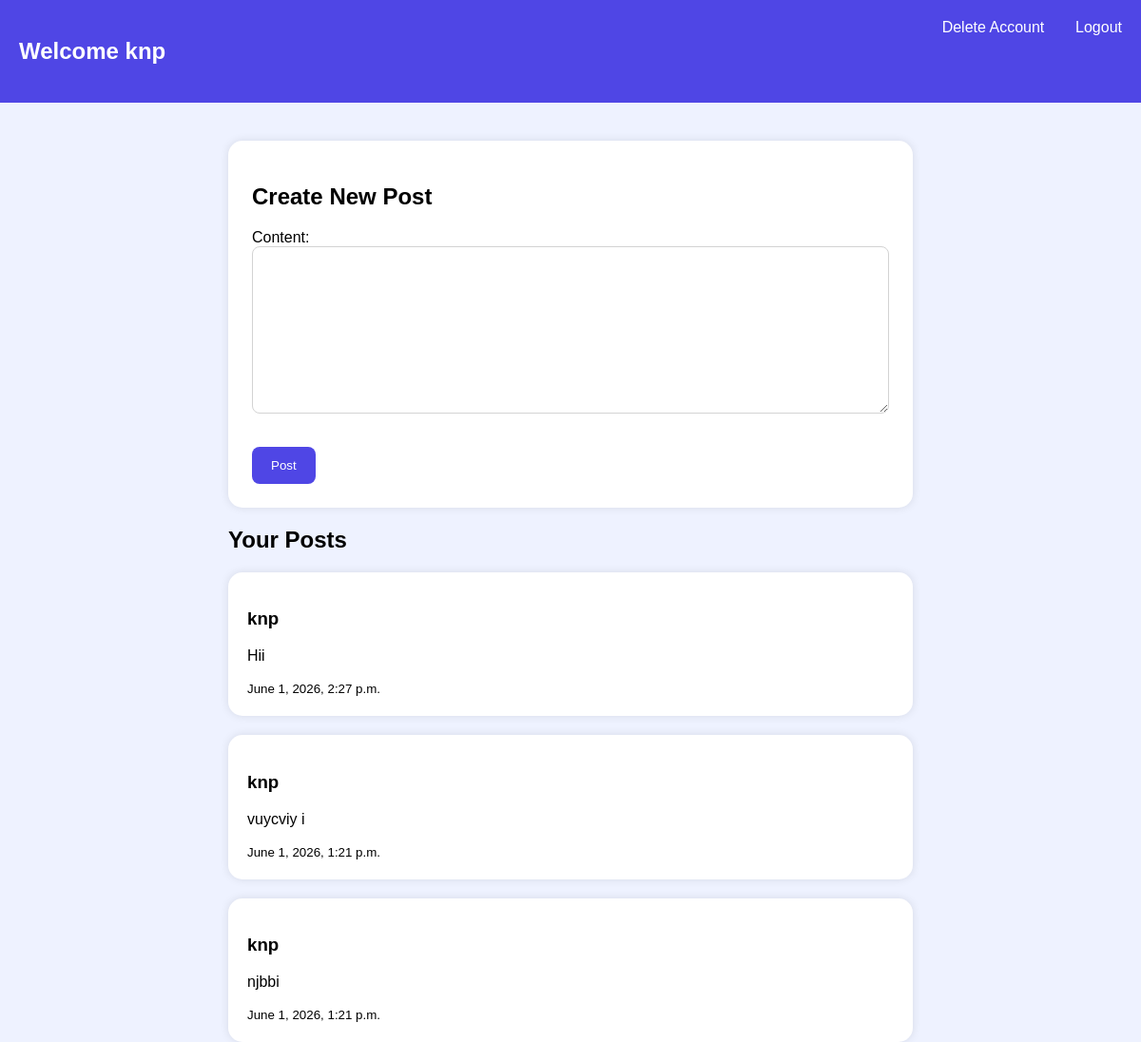
The app's page / (signed in) with its own data.
### socialapp/models.py (models this page shows, shortened)
class Post(models.Model):
    user = models.ForeignKey(User,on_delete=models.CASCADE)
    content = models.TextField()
    created_at = models.DateTimeField(auto_now_add=True)

### socialapp/views.py (the view, shortened to what this page needs)
@login_required(login_url='login')
def feed(request):
    posts = Post.objects.filter(
        user=request.user
    ).order_by(
        '-created_at'
    )
    return render(
        request,
        'feed.html',
        {
            'form': PostForm(),
            'posts': posts
        }
    )

### socialapp/forms.py
class PostForm(forms.ModelForm):
    class Meta:
        model = Post
        fields = ['content']

### socialapp/templates/feed.html (shortened to what this page needs)
<!DOCTYPE html>
<html>
<head>
{% load static %}
<link rel="stylesheet"
href="{% static 'style.css' %}">
</head>
<body>
<div class="navbar">
<h2>
Welcome {{request.user.username}}
</h2>
<div>
<a href="/delete/">
Delete Account
</a>
<a href="/logout/">
Logout
</a>
</div>
</div>
<div class="container">
<div class="post-box">
<h2>
Create New Post
</h2>
<form method="POST">
{{form.as_p}}
<button>
Post
</button>
</form>
</div>
<h2>
Your Posts
</h2>
{% for post in posts %}
<div class="post">
<h3>
{{post.user.username}}
</h3>
<p>
{{post.content}}
</p>
<small>
{{post.created_at}}
</small>
</div>
{% empty %}
<p>
No Posts Yet
</p>
{% endfor %}
</div>
</body>
</html>

### socialapp/static/style.css (style rules this page uses)
body { margin:0; font-family:Arial; background:#eef2ff; }
.container { width:60%; margin:auto; margin-top:40px; }
.navbar { background:#4f46e5; padding:20px; display:flex; justify-content:space-between; color:white; }
.navbar a { color:white; text-decoration:none; margin-left:15px; }
.post-box { background:white; padding:25px; border-radius:15px; box-shadow:0 0 10px rgba(0,0,0,.1); margin-bottom:20px; }
.post { background:white; padding:20px; margin-top:20px; border-radius:15px; box-shadow:0 0 10px rgba(0,0,0,.1); }
input, textarea { width:100%; padding:12px; margin-bottom:15px; border-radius:8px; border:1px solid lightgray; box-sizing:border-box; }
button { background:#4f46e5; color:white; padding:12px 20px; border:none; border-radius:8px; cursor:pointer; }

### records on screen
Post: user.username "knp", content "Hii", created_at "June 1, 2026, 2:27 p.m."
Post: user.username "knp", content "vuycviy i", created_at "June 1, 2026, 1:21 p.m."
Post: user.username "knp", content "njbbi", created_at "June 1, 2026, 1:21 p.m."

### other values on screen
{{ request.user.username }} "knp"
